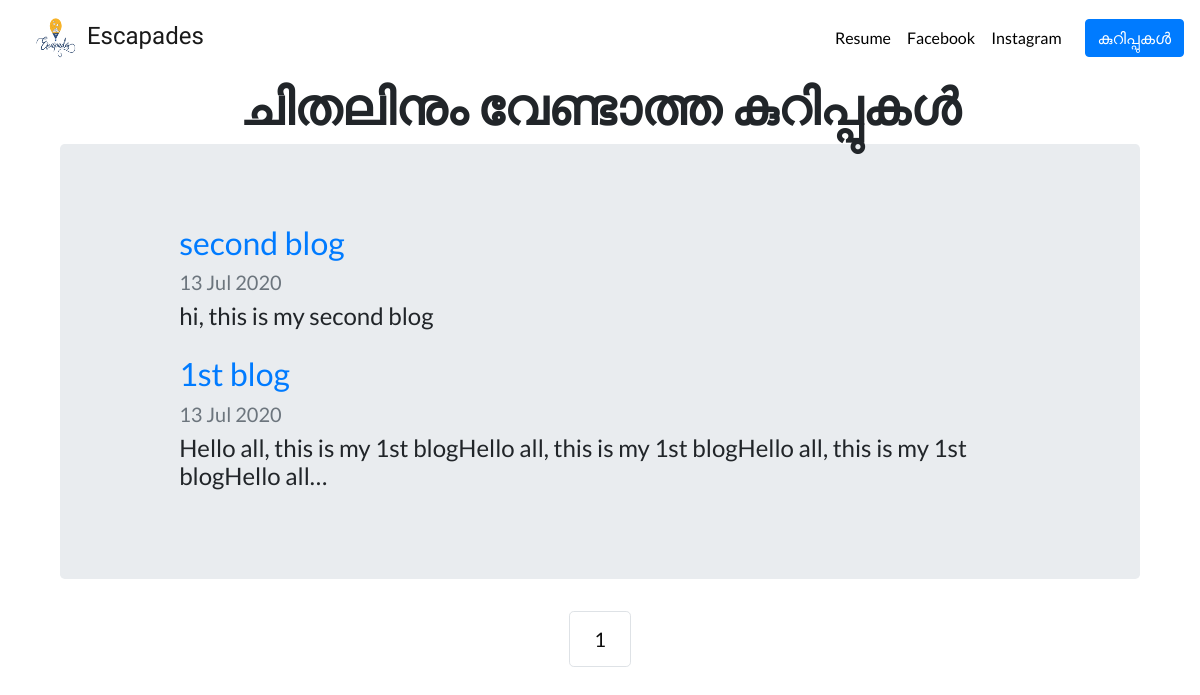
/blog/, run on an earlier commit of the app's database.
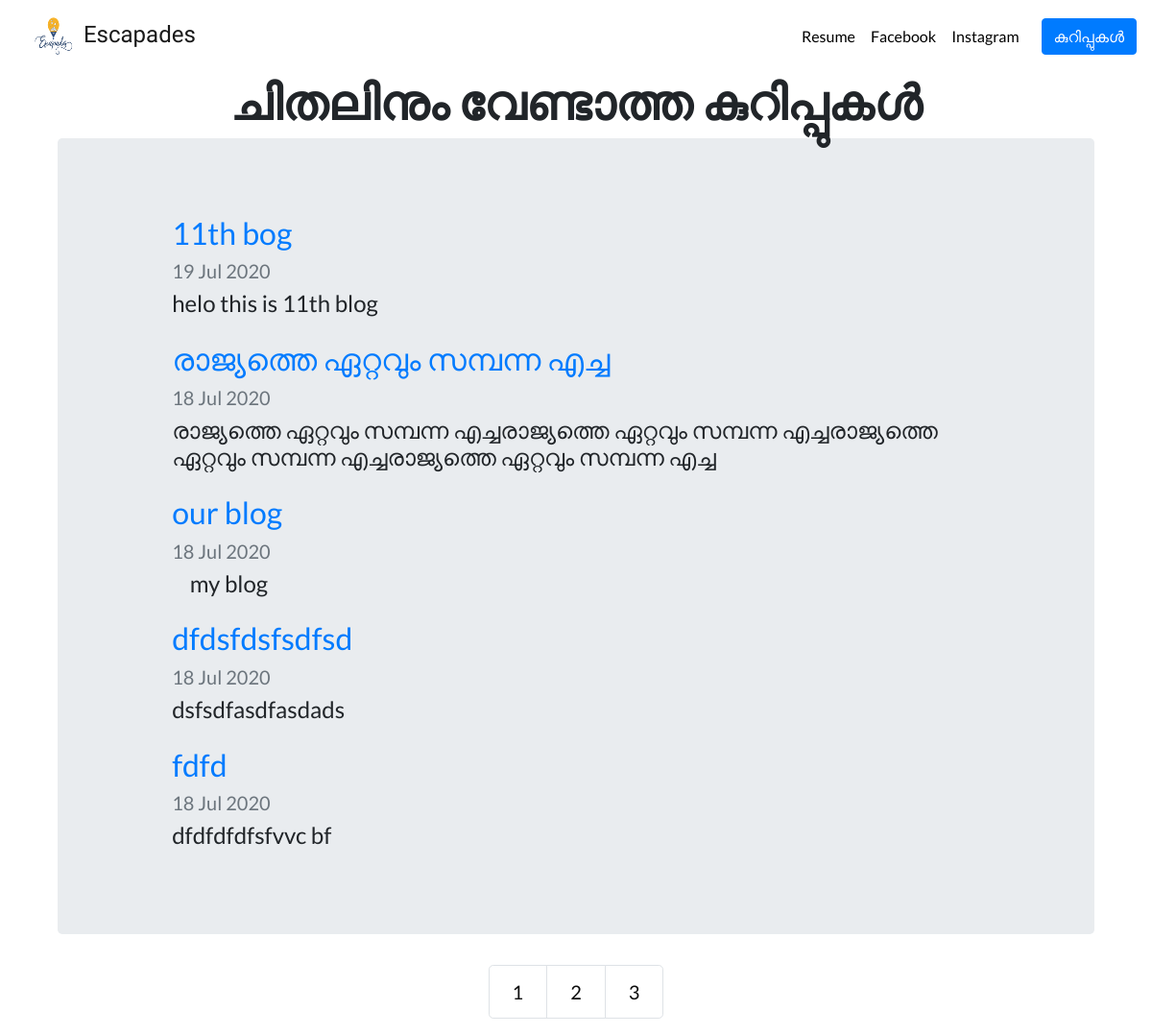
And on a later commit of the database.
### blog/models.py (models this page shows, shortened)
class BlogModel(models.Model):
    blog_title = models.CharField(max_length=30)
    blog_time = models.DateTimeField(auto_now_add=True)
    blog_description = RichTextUploadingField()

### blog/views.py (the view)
# urls.py: path('',views.all_blogs,name='all_blogs'),
def all_blogs(request):
    blogmodelobjects = BlogModel.objects.order_by('-blog_time')
    paginator = Paginator(blogmodelobjects,5)
    page = request.GET.get('page')
    blogmodelobjects = paginator.get_page(page)
    return(render(request,'blog/all_blogs.html',{'blogobjects':blogmodelobjects}))

### blog/templates/blog/all_blogs.html
{% extends "portfolio/base.html" %}
{% block content %}
<h1 style="font-size:50px;" id="blogtitle" class="font-weight-bold text-center">ചിതലിനും വേണ്ടാത്ത കുറിപ്പുകൾ</h1>
<div class="container" >
  <div class="jumbotron" >
{% for obj in blogobjects  %}
    <div class="row justify-content-center my-3">
     <div class="col-md-10">
   <a href="{% url 'blog:detail' obj.id %}"> <h2>{{ obj.blog_title }}</h2></a>
   <h5 class="text-muted"> {{ obj.blog_time| date:'d M Y' }}</h5>
    <h4>{{ obj.blog_description|striptags|truncatechars:100 |safe }}</h4>
</div>
</div>
{% endfor %}
</div>
</div>
<nav aria-label="...">
  <ul  class="pagination pagination-lg justify-content-center">
  {% for num in blogobjects.paginator.page_range %}
        <li  class="page-item"><a style="color:rgb(12, 12, 12);" class="page-link" href="?page={{ num }}">{{ num }}</a></li>
  {% endfor %}
</ul>
</nav>
{% endblock content %}

What changed in the data, as far as the page shows it:
no longer on this page (row edited): BlogModel: blog_title "second blog", blog_time "13 Jul 2020", blog_description "hi, this is my second blog"
no longer on this page (row edited): BlogModel: blog_title "1st blog", blog_time "13 Jul 2020", blog_description "Hello all, this is my 1st blogHello all, this is my 1st blogHello all, this is my 1st blogHello all…"
added BlogModel: blog_title "11th bog", blog_time "19 Jul 2020", blog_description "helo this is 11th blog"
added BlogModel: blog_title "രാജ്യത്തെ ഏറ്റവും സമ്പന്ന എച്ച", blog_time "18 Jul 2020", blog_description "രാജ്യത്തെ ഏറ്റവും സമ്പന്ന എച്ചരാജ്യത്തെ ഏറ്റവും സമ്പന്ന എച്ചരാജ്യത്തെ ഏറ്റവും സമ്പന്ന എച്ചരാജ്യത്തെ ഏറ്റവും സമ്പന്ന എച്ച"
added BlogModel: blog_title "our blog", blog_time "18 Jul 2020", blog_description "my blog"
added BlogModel: blog_title "dfdsfdsfsdfsd", blog_time "18 Jul 2020", blog_description "dsfsdfasdfasdads"
added BlogModel: blog_title "fdfd", blog_time "18 Jul 2020", blog_description "dfdfdfdfsfvvc bf"
Also different on the page:
new list line: "2"
new list line: "3"
